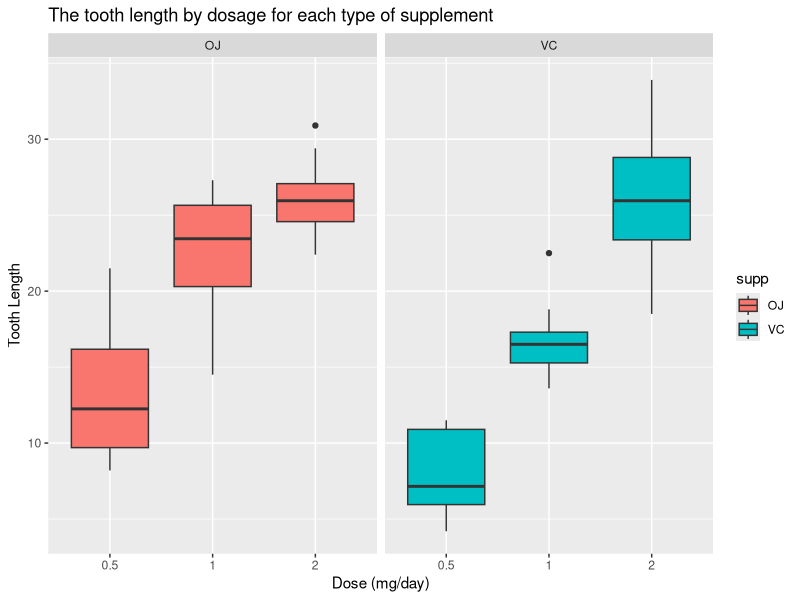

Source code (R): (Note: this script raises an error after producing the figure.)
## ---- chunk 1
knitr::opts_chunk$set(echo = TRUE)
## ---- chunk 2
# Load the required data set
library(datasets)
data(ToothGrowth)

# Explore the data set
# Review Data Structure
str(ToothGrowth)
# Review some of the actual data
head(ToothGrowth)
# Review Data Statistics
summary(ToothGrowth)
# Review unique values of dose control variable
unique(ToothGrowth$dose)
## ---- chunk 3
library(ggplot2)
t = ToothGrowth
levels(t$supp) <- c("OJ", "VC")
ggplot(t, aes(x=factor(dose), y=len)) + 
  facet_grid(.~supp) +
  geom_boxplot(aes(fill = supp), show.legend = TRUE) +
  labs(title="The tooth length by dosage for each type of supplement", 
    x="Dose (mg/day)",
    y="Tooth Length")
## ---- chunk 4
G = t.test(len~supp,paired=F,var.equal=F,data=ToothGrowth);
print(G)
## ---- chunk 5
G = t.test(len ~ supp, data = subset(t, dose == 0.5));
print(G)
## ---- chunk 6
G = t.test(len ~ supp, data = subset(t, dose == 1.0));
print(G)
## ---- chunk 7
G = t.test(len ~ supp, data = subset(t, dose == 2.0));
print(G)
